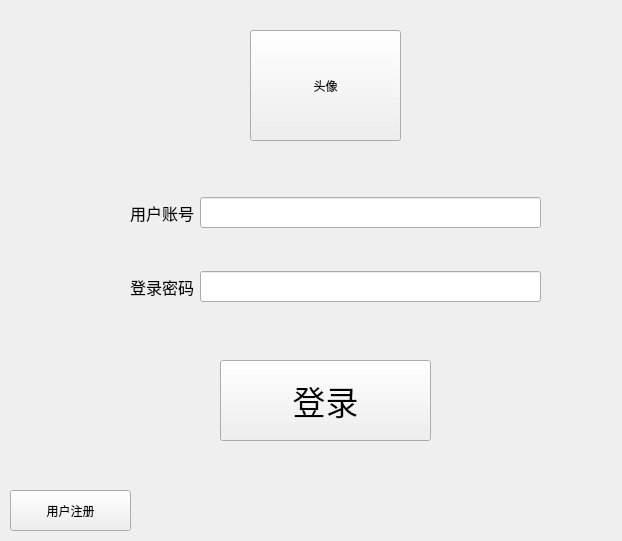
<?xml version="1.0" encoding="UTF-8"?>
<ui version="4.0">
 <class>login</class>
 <widget class="QWidget" name="login">
  <property name="geometry">
   <rect>
    <x>0</x>
    <y>0</y>
    <width>622</width>
    <height>541</height>
   </rect>
  </property>
  <property name="windowTitle">
   <string>Form</string>
  </property>
  <widget class="QPushButton" name="pushButtonlogin">
   <property name="geometry">
    <rect>
     <x>220</x>
     <y>360</y>
     <width>211</width>
     <height>81</height>
    </rect>
   </property>
   <property name="font">
    <font>
     <pointsize>25</pointsize>
     <weight>50</weight>
     <bold>false</bold>
    </font>
   </property>
   <property name="text">
    <string>登录</string>
   </property>
  </widget>
  <widget class="QPushButton" name="pushButtonuserRegistration">
   <property name="geometry">
    <rect>
     <x>10</x>
     <y>490</y>
     <width>121</width>
     <height>41</height>
    </rect>
   </property>
   <property name="text">
    <string>用户注册</string>
   </property>
  </widget>
  <widget class="QPushButton" name="pushButtonavatar">
   <property name="geometry">
    <rect>
     <x>250</x>
     <y>30</y>
     <width>151</width>
     <height>111</height>
    </rect>
   </property>
   <property name="text">
    <string>头像</string>
   </property>
  </widget>
  <widget class="QWidget" name="">
   <property name="geometry">
    <rect>
     <x>130</x>
     <y>160</y>
     <width>411</width>
     <height>181</height>
    </rect>
   </property>
   <layout class="QVBoxLayout" name="verticalLayout">
    <item>
     <layout class="QHBoxLayout" name="horizontalLayout_3">
      <item>
       <widget class="QLabel" name="labelID">
        <property name="font">
         <font>
          <family>杨任东竹石体-Regular</family>
          <pointsize>12</pointsize>
         </font>
        </property>
        <property name="text">
         <string>用户账号</string>
        </property>
       </widget>
      </item>
      <item>
       <widget class="QLineEdit" name="lineEditID">
        <property name="font">
         <font>
          <family>杨任东竹石体-Regular</family>
          <pointsize>12</pointsize>
         </font>
        </property>
       </widget>
      </item>
     </layout>
    </item>
    <item>
     <layout class="QHBoxLayout" name="horizontalLayout_4">
      <item>
       <widget class="QLabel" name="labelpassword">
        <property name="font">
         <font>
          <family>杨任东竹石体-Regular</family>
          <pointsize>12</pointsize>
         </font>
        </property>
        <property name="text">
         <string>登录密码</string>
        </property>
       </widget>
      </item>
      <item>
       <widget class="QLineEdit" name="lineEditpassword">
        <property name="font">
         <font>
          <family>杨任东竹石体-Regular</family>
          <pointsize>12</pointsize>
         </font>
        </property>
       </widget>
      </item>
     </layout>
    </item>
   </layout>
  </widget>
 </widget>
 <resources/>
 <connections/>
</ui>
